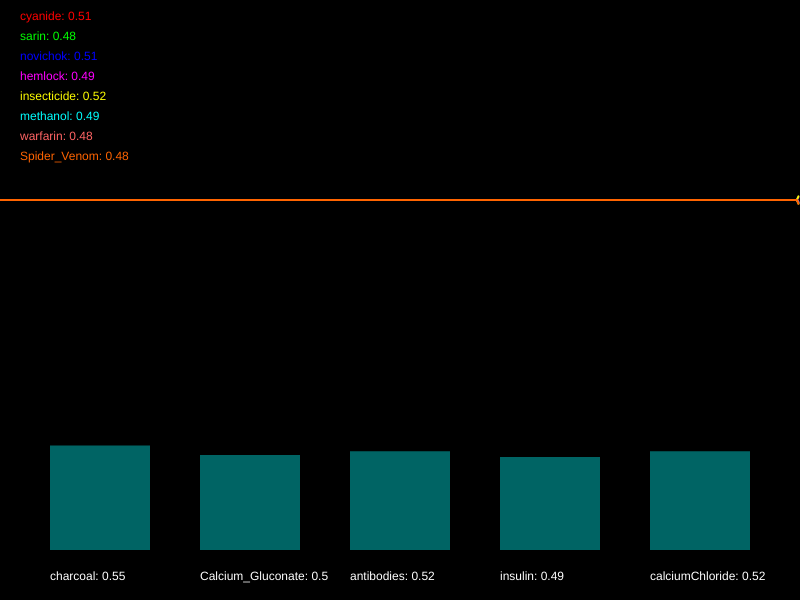
Frame 1 (no input)
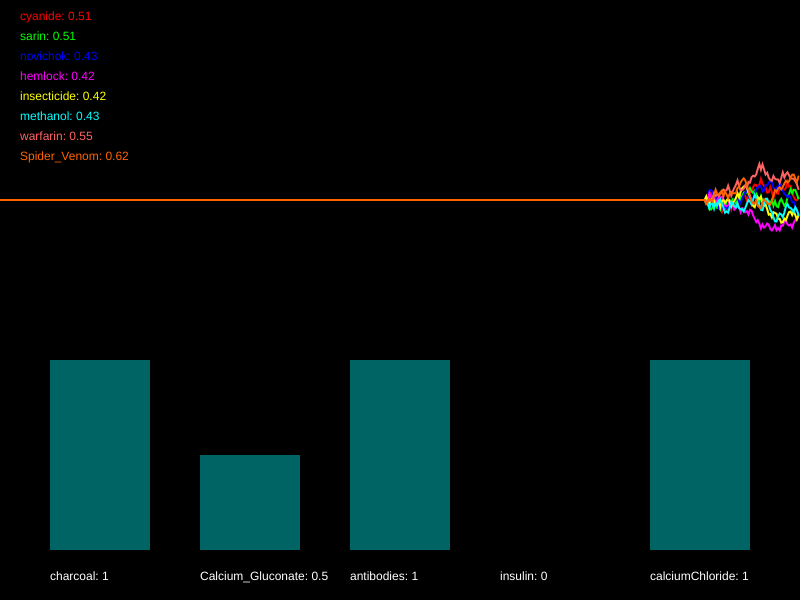
Frame 60 (no input)
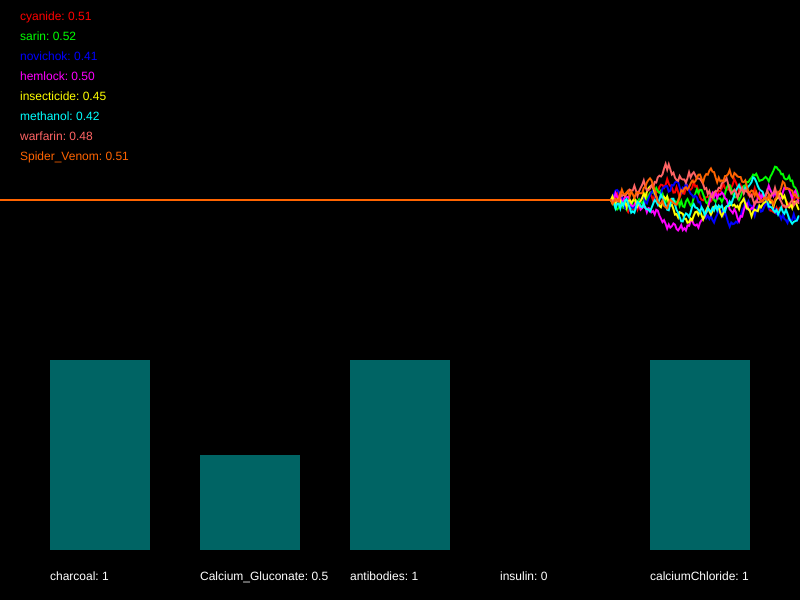
Frame 120 (the mouse pressed at the canvas centre since frame 60)

The p5.js sketch that drew these frames (run headless with seeded random() and noise() and a simulated clock; from frame 60 on, the mouse is pressed at the canvas centre):

// p5.js sketch
// ── sketch.js
/*

Officer: 6128338
CaseNum: 401-3-41217184-6128338

Case 401 - The Case of Norbert's Weiner Stand
Stage 4 - Mortal Cupcake

It seems that Norbert is getting desperate now. In what appears to be his final
stand he has set up his own cupcake shop. The laced cupcakes look delicious but
they are extremely dangerous. Just a brief whiff of one can induce a series of
deadly symptoms. This is Norbert’s most complex poison to date, so you’ll have
to work hard to produce a viable antidote.

You must develop the antidote by using conditional statements in the draw loop to
do the following.

	- When novichok goes above 0.42 and warfarin dips below 0.41, or on the other hand, insecticide dips below 0.37, try decreasing charcoal by 0.03
	- When cyanide dips below 0.53 or Spider_Venom dips below 0.56, or on the other hand, sarin dips below 0.68 and hemlock goes above 0.49, increment charcoal by 0.05
	- When insecticide dips below 0.43 or novichok goes above 0.58, whilst at the same time, sarin goes above 0.66, reduce Calcium_Gluconate by 0.05
	- If methanol goes above 0.47, hemlock goes above 0.32, and also warfarin dips below 0.43, raise Calcium_Gluconate by 0.03
	- When hemlock goes above 0.56, whilst at the same time, warfarin dips below 0.44 or cyanide goes above 0.73, try decreasing antibodies by 0.04
	- When novichok goes above 0.43 or sarin goes above 0.44, or on the other hand, Spider_Venom dips below 0.42 and methanol dips below 0.42, increase antibodies by 0.02
	- When Spider_Venom goes above 0.61 and warfarin dips below 0.28, or on the other hand, insecticide goes above 0.27 or sarin dips below 0.35, reduce insulin by 0.01
	- If novichok dips below 0.54, hemlock goes above 0.69, and also methanol goes above 0.31, try increasing insulin by 0.03
	- When sarin goes above 0.3 and novichok goes above 0.38, whilst at the same time, insecticide goes above 0.32 or Spider_Venom dips below 0.41, decrement calciumChloride by 0.02
	- When methanol goes above 0.63 and cyanide dips below 0.42, or on the other hand, hemlock dips below 0.47 or warfarin goes above 0.3, raise calciumChloride by 0.04


Your conditional statements should:

consider the following poisons:

	- cyanide
	- sarin
	- novichok
	- hemlock
	- insecticide
	- methanol
	- warfarin
	- Spider_Venom


and modify the following antidotes:

	- charcoal
	- Calcium_Gluconate
	- antibodies
	- insulin
	- calciumChloride


- There are many ways to complete this task but you should only use the
following commands:

	if(){}
	+=
	-=

*/

//Declare the poison variables
var cyanide;
var sarin;
var novichok;
var hemlock;
var insecticide;
var methanol;
var warfarin;
var Spider_Venom;


//Declare the antidote variables
var charcoal;
var Calcium_Gluconate;
var antibodies;
var insulin;
var calciumChloride;


//This variable is used for drawing the graph
var graphs;


function setup()
{

	createCanvas(800,600);
	strokeWeight(2);

	//initialise the poisons and antidotes
	cyanide = 0.5;
	sarin = 0.5;
	novichok = 0.5;
	hemlock = 0.5;
	insecticide = 0.5;
	methanol = 0.5;
	warfarin = 0.5;
	Spider_Venom = 0.5;
	charcoal = 0.5;
	Calcium_Gluconate = 0.5;
	antibodies = 0.5;
	insulin = 0.5;
	calciumChloride = 0.5;


	//fills the graph with empty values
	graphs = [];

	for(var i = 0; i < 8; i++)
	{
		graphs.push([]);
		for(var j = 0; j < 512; j++)
		{
			graphs[i].push(0.5);
		}
	}

}

function draw()
{

	//Develop the antidote below
	//Write conditional statements to change the amount of each substance ...
	// - When novichok goes above 0.42 and warfarin dips below 0.41, or on the other hand, insecticide dips below 0.37, try decreasing charcoal by 0.03

	// - When cyanide dips below 0.53 or Spider_Venom dips below 0.56, or on the other hand, sarin dips below 0.68 and hemlock goes above 0.49, increment charcoal by 0.05
	
	// - When insecticide dips below 0.43 or novichok goes above 0.58, whilst at the same time, sarin goes above 0.66, reduce Calcium_Gluconate by 0.05
	


	// - If methanol goes above 0.47, hemlock goes above 0.32, and also warfarin dips below 0.43, raise Calcium_Gluconate by 0.03
	
	// - When hemlock goes above 0.56, whilst at the same time, warfarin dips below 0.44 or cyanide goes above 0.73, try decreasing antibodies by 0.04
	
	// - When novichok goes above 0.43 or sarin goes above 0.44, or on the other hand, Spider_Venom dips below 0.42 and methanol dips below 0.42, increase antibodies by 0.02
	
	// - When Spider_Venom goes above 0.61 and warfarin dips below 0.28, or on the other hand, insecticide goes above 0.27 or sarin dips below 0.35, reduce insulin by 0.01
	



	// - If novichok dips below 0.54, hemlock goes above 0.69, and also methanol goes above 0.31, try increasing insulin by 0.03
	
	// - When sarin goes above 0.3 and novichok goes above 0.38, whilst at the same time, insecticide goes above 0.32 or Spider_Venom dips below 0.41, decrement calciumChloride by 0.02
	
	// - When methanol goes above 0.63 and cyanide dips below 0.42, or on the other hand, hemlock dips below 0.47 or warfarin goes above 0.3, raise calciumChloride by 0.04
	if ((novichok > 0.42 && warfarin < 0.41) || insecticide < 0.37 ) {
		charcoal -= 0.03;
	}
	if (cyanide < 0.53 || Spider_Venom < 0.56 || (sarin < 0.68 && hemlock > 0.49)) {
		charcoal += 0.05;
	}
	if ((insecticide < 0.43 || novichok > 0.58 )&& sarin > 0.66 ) {
		Calcium_Gluconate -= 0.05;
	}
	if (methanol > 0.47 && hemlock > 0.32 && warfarin < 0.43) {
		Calcium_Gluconate += 0.03;
	}
	if (hemlock > 0.56 && (warfarin < 0.44 || cyanide > 0.73)) {
		antibodies -= 0.04;
	}
	if (novichok > 0.43 || sarin > 0.44 || (Spider_Venom < 0.42 && methanol < 0.42)) {
		antibodies += 0.02;
	}
	if ((Spider_Venom > 0.61 && warfarin < 0.28) || (insecticide > 0.27 || sarin < 0.35)) {
		insulin -= 0.01;
	}
	if (novichok < 0.54 && hemlock > 0.69 && methanol > 0.31) {
		insulin += 0.03;
	}
	if (sarin > 0.3 && novichok > 0.38 && (insecticide > 0.32 || Spider_Venom < 0.41)) {
		calciumChloride -= 0.02;
	}
	if ((methanol > 0.63 && cyanide < 0.42 )|| hemlock < 0.47 || (warfarin > 0.3 )) {
		calciumChloride += 0.04;
	}

	//////////////////////////////////////////////////////

	//the code below generates new values using random numbers

	/*
		For testing, you might want to temporarily comment out
		these lines and set the same variables to constant values
		instead.
	*/

	cyanide = nextValue(graphs[0],cyanide);
	sarin = nextValue(graphs[1],sarin);
	novichok = nextValue(graphs[2],novichok);
	hemlock = nextValue(graphs[3],hemlock);
	insecticide = nextValue(graphs[4],insecticide);
	methanol = nextValue(graphs[5],methanol);
	warfarin = nextValue(graphs[6],warfarin);
	Spider_Venom = nextValue(graphs[7],Spider_Venom);


	charcoal = constrain(charcoal, 0, 1);
	Calcium_Gluconate = constrain(Calcium_Gluconate, 0, 1);
	antibodies = constrain(antibodies, 0, 1);
	insulin = constrain(insulin, 0, 1);
	calciumChloride = constrain(calciumChloride, 0, 1);


	///////// DO NOT CHANGE THE CODE BELOW ///////////

	//drawing code

	// set background
	background(0);
	noFill();

	//draw the graphs for the vitals

	var colors = [
		color(255, 0, 0),
		color(0, 255, 0),
		color(0, 0, 255),
		color(255, 0, 255),
		color(255, 255, 0),
		color(0, 255, 255),
		color(255, 100, 100),
		color(255, 100, 0)
	];

	for(var i = 0; i < graphs.length; i++)
	{
		stroke(colors[i]);
		drawGraph(graphs[i]);
	}

	//draw the poisons as text
	noStroke();
	fill(colors[0]);
	text('cyanide: ' + nf(cyanide,1,2), 20,20);
	fill(colors[1]);
	text('sarin: ' + nf(sarin,1,2), 20,40);
	fill(colors[2]);
	text('novichok: ' + nf(novichok,1,2), 20,60);
	fill(colors[3]);
	text('hemlock: ' + nf(hemlock,1,2), 20,80);
	fill(colors[4]);
	text('insecticide: ' + nf(insecticide,1,2), 20,100);
	fill(colors[5]);
	text('methanol: ' + nf(methanol,1,2), 20,120);
	fill(colors[6]);
	text('warfarin: ' + nf(warfarin,1,2), 20,140);
	fill(colors[7]);
	text('Spider_Venom: ' + nf(Spider_Venom,1,2), 20,160);


	//draw the antidotes bar chart
	drawBar(charcoal,50,'charcoal');
	drawBar(Calcium_Gluconate,200,'Calcium_Gluconate');
	drawBar(antibodies,350,'antibodies');
	drawBar(insulin,500,'insulin');
	drawBar(calciumChloride,650,'calciumChloride');


}

function nextValue(graph, val)
{
	//gets the next value for a vital and puts it in an array for drawing
	var delta = random(-0.03,0.03);

	val += delta;
	if(val > 1 || val < 0)
	{
		delta *= -1;
		val += delta * 2;
	}

	graph.push(val)
	graph.shift();
	return val;
}

function drawGraph(graph)
{
	//draws an array as a graph
	beginShape();
	for(var i = 0; i < graph.length; i++)
	{
			vertex(width * i/512, height * 0.5 - graph[i]* height/3)
	}
	endShape();
}


function drawBar(val, x, name)
{
	//draws the bars for bar chart
    noStroke();
    fill(0,100,100);
	var mh = height * 0.4 - 50;
	rect(x,(height - 50) - val*mh, 100, val*mh);
    fill(255);
	text(name + ": " + val, x, height - 20);
}
